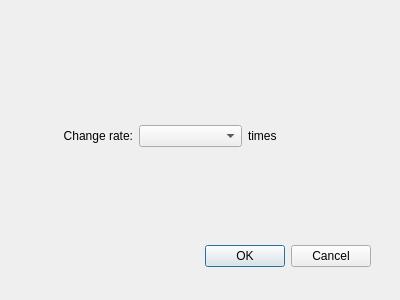
<?xml version="1.0" encoding="UTF-8"?>
<ui version="4.0">
 <class>ChangeRate1</class>
 <widget class="QDialog" name="ChangeRate1">
  <property name="geometry">
   <rect>
    <x>0</x>
    <y>0</y>
    <width>400</width>
    <height>300</height>
   </rect>
  </property>
  <property name="windowTitle">
   <string>Dialog</string>
  </property>
  <widget class="QDialogButtonBox" name="buttonBox">
   <property name="geometry">
    <rect>
     <x>30</x>
     <y>240</y>
     <width>341</width>
     <height>32</height>
    </rect>
   </property>
   <property name="orientation">
    <enum>Qt::Horizontal</enum>
   </property>
   <property name="standardButtons">
    <set>QDialogButtonBox::Cancel|QDialogButtonBox::Ok</set>
   </property>
  </widget>
  <widget class="QWidget" name="">
   <property name="geometry">
    <rect>
     <x>30</x>
     <y>120</y>
     <width>321</width>
     <height>32</height>
    </rect>
   </property>
   <layout class="QHBoxLayout" name="horizontalLayout">
    <item>
     <widget class="QLabel" name="label">
      <property name="text">
       <string>Change rate:</string>
      </property>
      <property name="alignment">
       <set>Qt::AlignRight|Qt::AlignTrailing|Qt::AlignVCenter</set>
      </property>
     </widget>
    </item>
    <item>
     <widget class="QComboBox" name="comboBox"/>
    </item>
    <item>
     <widget class="QLabel" name="label_2">
      <property name="text">
       <string>times</string>
      </property>
     </widget>
    </item>
   </layout>
  </widget>
 </widget>
 <resources/>
 <connections>
  <connection>
   <sender>buttonBox</sender>
   <signal>accepted()</signal>
   <receiver>ChangeRate1</receiver>
   <slot>accept()</slot>
   <hints>
    <hint type="sourcelabel">
     <x>248</x>
     <y>254</y>
    </hint>
    <hint type="destinationlabel">
     <x>157</x>
     <y>274</y>
    </hint>
   </hints>
  </connection>
  <connection>
   <sender>buttonBox</sender>
   <signal>rejected()</signal>
   <receiver>ChangeRate1</receiver>
   <slot>reject()</slot>
   <hints>
    <hint type="sourcelabel">
     <x>316</x>
     <y>260</y>
    </hint>
    <hint type="destinationlabel">
     <x>286</x>
     <y>274</y>
    </hint>
   </hints>
  </connection>
 </connections>
</ui>
